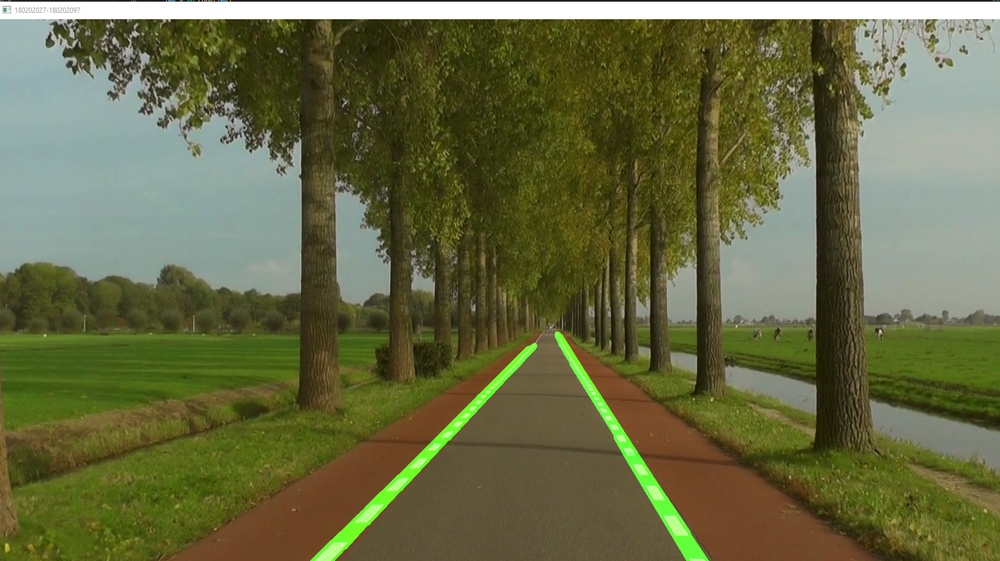
#> input picture road1.jpg, 1000 x 561 px, shrunk from 1719 x 964 before the run, given in place of dd.mp4, which was not available
$ python d.py
#> lines starting #> are read from the running program, lines starting #| are printed output that depends on the picture; after the words box and inside, x2 and y2 are one past the last pixel; in counts of white or black regions, pixels touching at a corner belong together; pictures that were not available may be replaced by others from this repository, and a replacement may not be noted
#> further down, frame is the input picture: shape (561, 1000, 3); mean B, G, R 67.5, 105.7, 102.6
import matplotlib.pylab as plt
import cv2
import numpy as np

def region_of_interest(img, vertices):
    mask = np.zeros_like(img)
    match_mask_color = 255
    cv2.fillPoly(mask, vertices, match_mask_color)
    masked_image = cv2.bitwise_and(img, mask)
    return masked_image

def drow_the_lines(img, lines):
    img = np.copy(img)
    blank_image = np.zeros((img.shape[0], img.shape[1], 3), dtype=np.uint8)

    for line in lines:
        for x1, y1, x2, y2 in line:
            cv2.line(blank_image, (x1,y1), (x2,y2), (0, 255, 0), thickness=10)

    img = cv2.addWeighted(img, 0.8, blank_image, 1, 0.0)
    return img


def process(video):
    print(video.shape)
#| (561, 1000, 3)
    height = video.shape[0]
#> height = 561
    width = video.shape[1]
#> width = 1000
    region_of_interest_vertices = [
        (0, height),
        (width/2, height/1.5),
        (width, height)
    ]
#> region_of_interest_vertices = [(0, 561), (500, 374), (1000, 561)]
    gray_image = cv2.cvtColor(video, cv2.COLOR_RGB2GRAY)
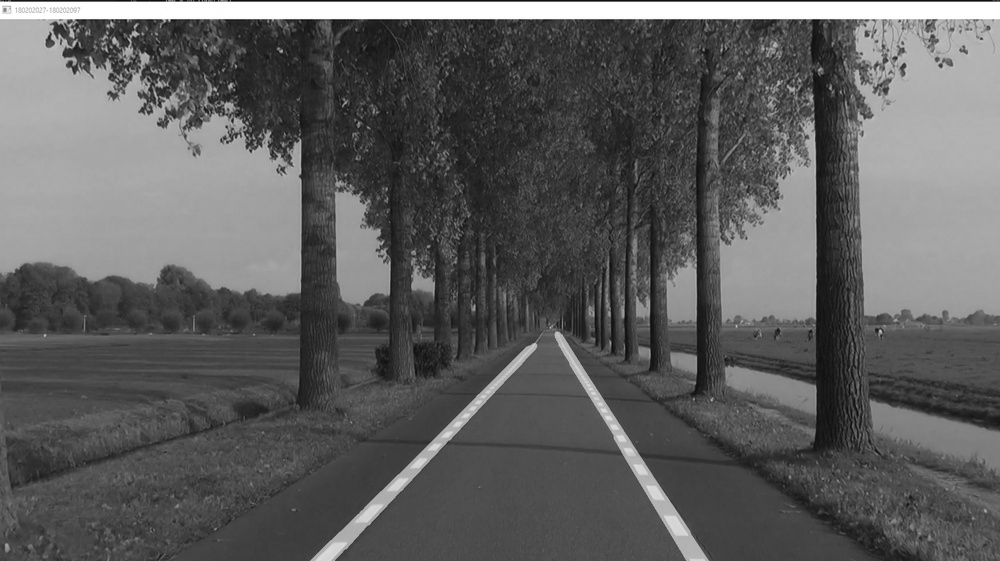
#> gray_image: shape (561, 1000); min 1, max 255, mean 93.9
    canny_image = cv2.Canny(gray_image,100, 200)
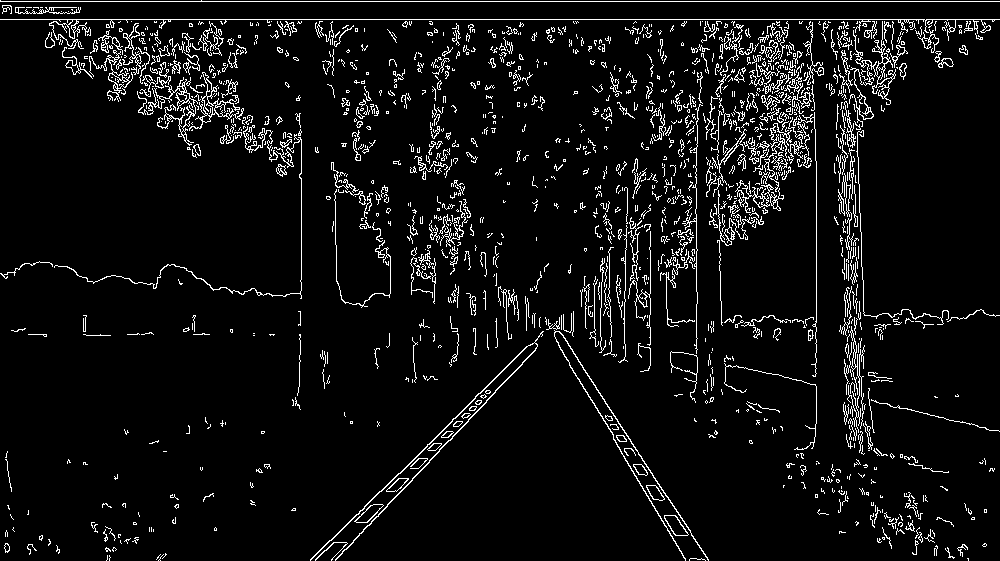
#> canny_image: shape (561, 1000); 6.2% white in thin lines or dots
    cropped_image = region_of_interest(canny_image,
                    np.array([region_of_interest_vertices], np.int32),)
#> in region_of_interest, `cv2.fillPoly(mask, vertices, match_mask_color)`:
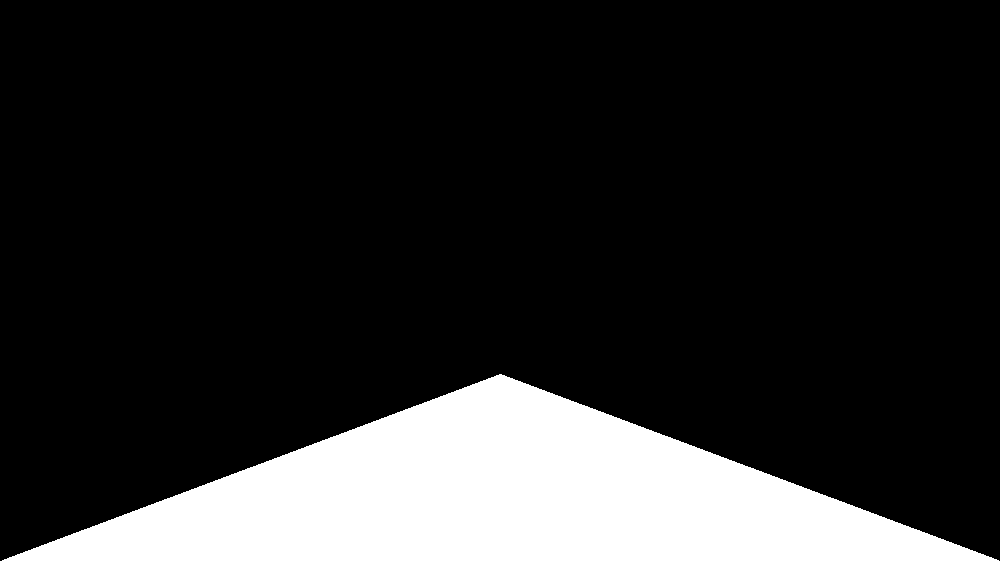
#> mask: shape (561, 1000); 16.7% white; 1 white region, box (x1, y1, x2, y2) and area: (2, 374, 999, 561) 93625
#> in region_of_interest, `masked_image = cv2.bitwise_and(img, mask)`:
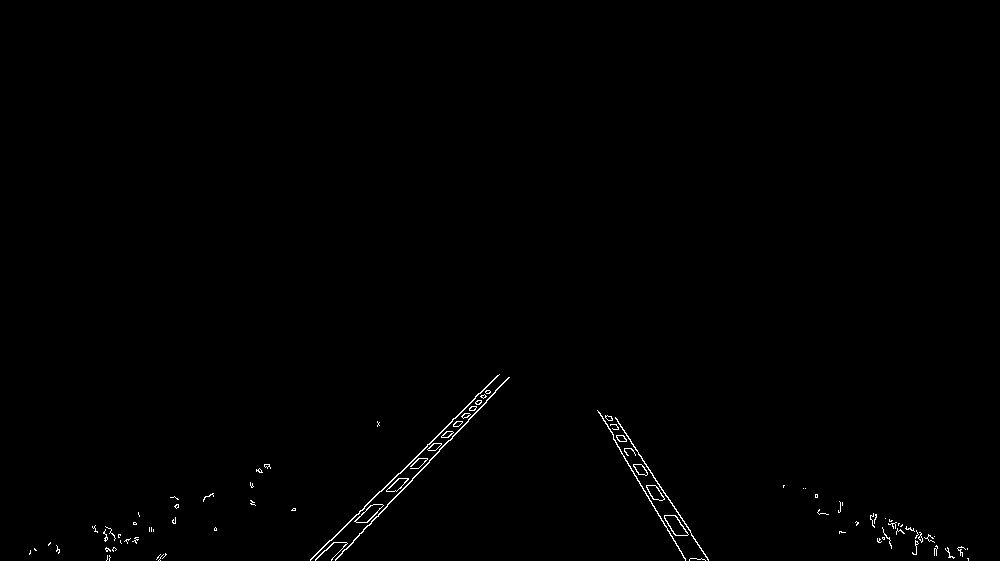
#> masked_image: shape (561, 1000); 0.48% white in thin lines or dots, all inside (x1, y1, x2, y2) = (29, 374, 969, 561)
    lines = cv2.HoughLinesP(cropped_image,
                            rho=2,
                            theta=np.pi/180,
                            threshold=50,
                            lines=np.array([]),
                            minLineLength=40,
                            maxLineGap=100)
#> lines = 25 rows, first 6: [331, 540, 478, 393], [410, 482, 508, 377], [335, 542, 479, 393], [613, 439, 685, 559], [346, 549, 489, 390], [335, 560, 488, 384]
    video_with_lines = drow_the_lines(video, lines)
#> the loop in drow_the_lines, `for line in lines:` made 25 passes
#> line on passes 1 to 12: [[331, 540, 478, 393]], [[410, 482, 508, 377]], [[335, 542, 479, 393]], [[613, 439, 685, 559]], [[346, 549, 489, 390]], [[335, 560, 488, 384]], [[615, 417, 708, 560]], [[402, 490, 475, 409]], [[326, 550, 450, 422]], [[495, 378, 612, 420]], [[605, 415, 689, 560]], [[617, 419, 708, 559]]
#> after the loop in drow_the_lines, `for line in lines:`:
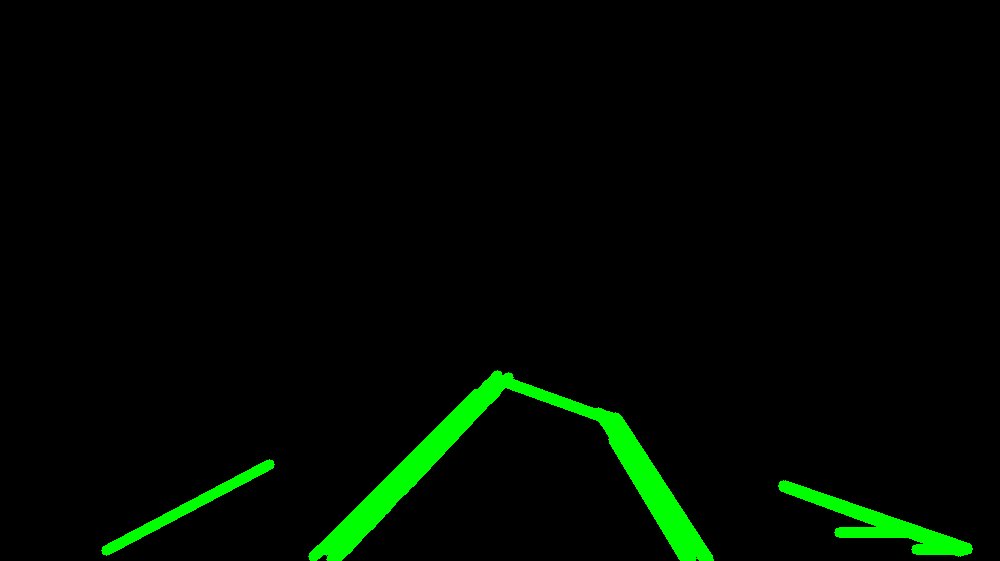
#> blank_image: shape (561, 1000, 3); mean of channels 0, 1, 2 0, 8.2, 0; drawn as B, G, R
#> in drow_the_lines, `img = cv2.addWeighted(img, 0.8, blank_image, 1, 0.0)`:
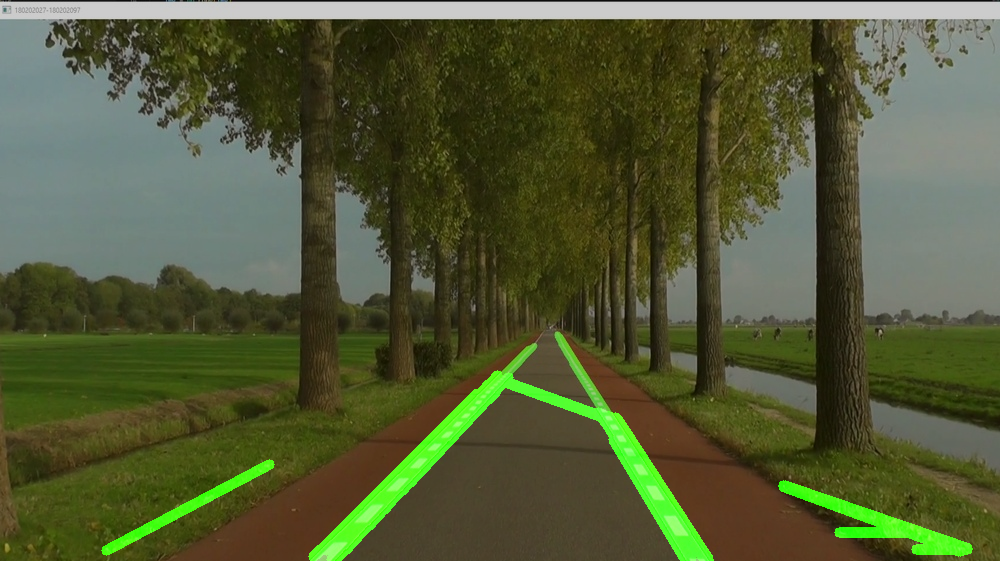
#> img: shape (561, 1000, 3); mean B, G, R 54, 89.1, 82.1
    return video_with_lines

cap = cv2.VideoCapture('dd.mp4')

while cap.isOpened():
    ret, frame = cap.read()
    frame = process(frame)
    cv2.imshow('180202027-180202097', frame)
    if cv2.waitKey(1) & 0xFF == ord('q'):
#> (key q is pressed here)
        break

cap.release()
cv2.destroyAllWindows()
